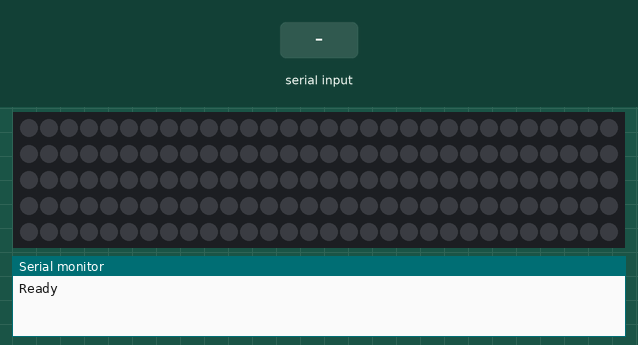
Recording of a sketch running on a simulated Arduino Uno, built with avr-gcc and run on an emulated ATmega328P. Shown: 150 RGB LEDs in strip order, left to right, continuing on the next row, the last lines printed to the serial monitor. Inputs (shaded band) come from the test bench. Dim RGB values are drawn brighter than linear.

Above: at 1.2 s.
1.3 s: "a\n" received over Serial
At 2.5 s:
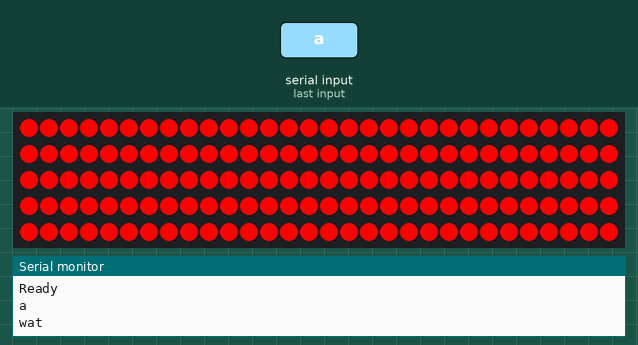
2.8 s: "b\n" received over Serial
At 3.9 s:
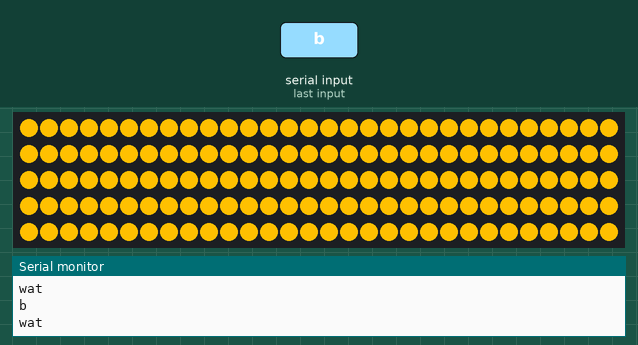
4.3 s: "c\n" received over Serial
At 5.0 s:
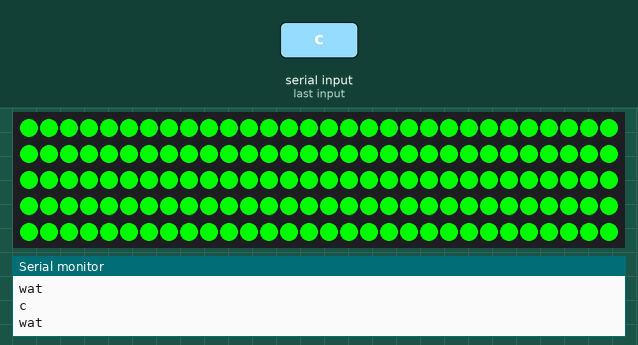
5.8 s: "d\n" received over Serial
At 6.2 s:
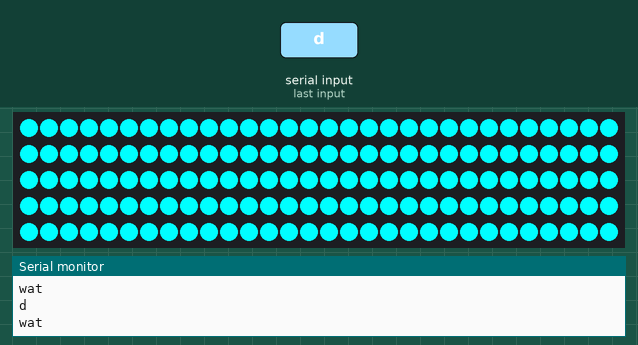
7.3 s: "e\n" received over Serial
At 8.5 s:
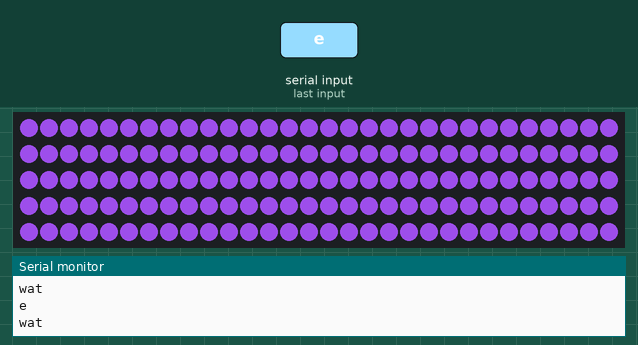
8.8 s: "f\n" received over Serial
At 9.6 s:
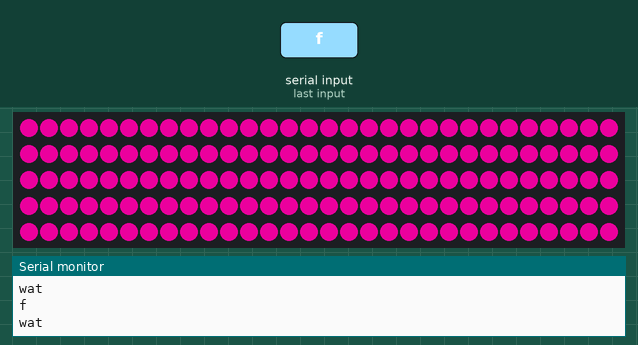
Timing chart, 0 to 11.3 s (numbered marks = the images above; inputs shaded):
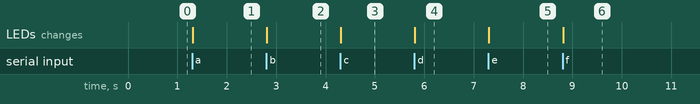

The sketch:

deathmatch1.ino
```cpp
#include <Adafruit_NeoPixel.h>

#define PIN 6
#define LEDCOUNT 150

String inputString = "";         // a string to hold incoming data
String currentString = "";         // a string to hold current state
boolean stringComplete = false;  // whether the string is complete
uint32_t led_state[LEDCOUNT];

Adafruit_NeoPixel strip = Adafruit_NeoPixel(LEDCOUNT, PIN, NEO_GRB + NEO_KHZ800);

void setup() {
  Serial.begin(9600);
  inputString.reserve(200);
  currentString.reserve(200);
  for (uint16_t i = 0; i < LEDCOUNT; i++) {
    led_state[i] = 0;
  }
  strip.begin();
  strip.show(); // Initialize all pixels to 'off'
  Serial.println("Ready");
}

void loop() {
  String r, g, b;
  if (stringComplete) {
    if (inputString.indexOf("a") != -1) {
      colorNow(strip.Color(255, 0, 0));
    }
    else if (inputString.indexOf("b") != -1) {
      colorNow(strip.Color(255, 192, 0));
    }
    else if (inputString.indexOf("c") != -1) {
      colorNow(strip.Color(0, 255, 0));
    }
    else if (inputString.indexOf("d") != -1) {
      colorNow(strip.Color(0, 255, 255));
    }
    else if (inputString.indexOf("e") != -1) {
      colorNow(strip.Color(128, 64, 192));
    }
    else if (inputString.indexOf("f") != -1) {
      colorNow(strip.Color(192, 0, 128));
    }
    else {
      r = inputString.substring(0, 3);
      g = inputString.substring(4, 7);
      b = inputString.substring(8, 11);
      colorNow(strip.Color(r.toInt(), g.toInt(), b.toInt()));
      Serial.println("\n" + r + "," + g + "," + b);
    }
    Serial.println("\nwat");
    inputString = "";
    stringComplete = false;
  }
}

void serialEvent() {
  while (Serial.available()) {
    char inChar = (char)Serial.read();
    inputString += inChar;
    Serial.print(inChar);
    if (inChar == '\n' || inChar == '\r') {
      stringComplete = true;
    }
  }
}


void colorNow(uint32_t c) {
  for (uint16_t i=0; i<strip.numPixels(); i++) {
    strip.setPixelColor(i, c);
  }
  strip.show();
}


// Fill the dots one after the other with a color
void colorWipe(uint32_t c, uint8_t wait) {
  for(uint16_t i=0; i<strip.numPixels(); i++) {
      strip.setPixelColor(i, c);
      strip.show();
      delay(wait);
  }
}
```

Measured:
- after the input at 1.3 s, the LEDs: change at once (image 1)
- after the input at 2.8 s, the LEDs: change at once (image 2)
- after the input at 4.3 s, the LEDs: change at once (image 3)
- after the input at 5.8 s, the LEDs: change at once (image 4)
- after the input at 7.3 s, the LEDs: change at once (image 5)
- after the input at 8.8 s, the LEDs: change at once (image 6)
